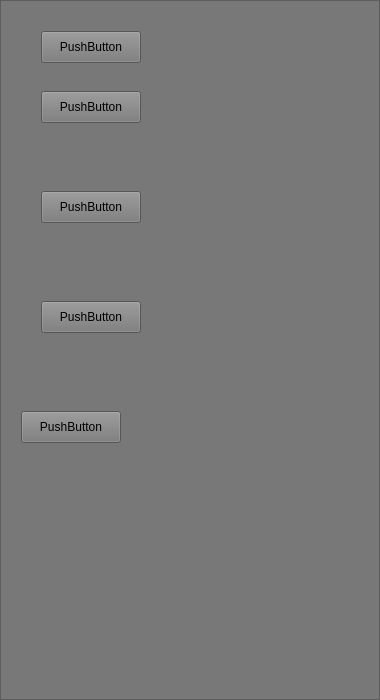
<?xml version="1.0" encoding="UTF-8"?>
<ui version="4.0">
 <class>ModelEditor</class>
 <widget class="QWidget" name="ModelEditor">
  <property name="geometry">
   <rect>
    <x>0</x>
    <y>0</y>
    <width>380</width>
    <height>700</height>
   </rect>
  </property>
  <property name="minimumSize">
   <size>
    <width>50</width>
    <height>0</height>
   </size>
  </property>
  <property name="maximumSize">
   <size>
    <width>480</width>
    <height>1000000</height>
   </size>
  </property>
  <property name="windowTitle">
   <string>Form</string>
  </property>
  <property name="styleSheet">
   <string notr="true">background-color: rgb(120, 120, 120);</string>
  </property>
  <widget class="QScrollArea" name="scrollArea">
   <property name="geometry">
    <rect>
     <x>0</x>
     <y>0</y>
     <width>380</width>
     <height>700</height>
    </rect>
   </property>
   <property name="minimumSize">
    <size>
     <width>0</width>
     <height>0</height>
    </size>
   </property>
   <property name="widgetResizable">
    <bool>true</bool>
   </property>
   <widget class="QWidget" name="scrollAreaWidgetContents">
    <property name="geometry">
     <rect>
      <x>0</x>
      <y>0</y>
      <width>378</width>
      <height>698</height>
     </rect>
    </property>
    <property name="minimumSize">
     <size>
      <width>378</width>
      <height>670</height>
     </size>
    </property>
    <widget class="QPushButton" name="pushButton">
     <property name="geometry">
      <rect>
       <x>40</x>
       <y>30</y>
       <width>100</width>
       <height>32</height>
      </rect>
     </property>
     <property name="text">
      <string>PushButton</string>
     </property>
    </widget>
    <widget class="QPushButton" name="pushButton_2">
     <property name="geometry">
      <rect>
       <x>40</x>
       <y>90</y>
       <width>100</width>
       <height>32</height>
      </rect>
     </property>
     <property name="text">
      <string>PushButton</string>
     </property>
    </widget>
    <widget class="QPushButton" name="pushButton_3">
     <property name="geometry">
      <rect>
       <x>40</x>
       <y>190</y>
       <width>100</width>
       <height>32</height>
      </rect>
     </property>
     <property name="text">
      <string>PushButton</string>
     </property>
    </widget>
    <widget class="QPushButton" name="pushButton_4">
     <property name="geometry">
      <rect>
       <x>40</x>
       <y>300</y>
       <width>100</width>
       <height>32</height>
      </rect>
     </property>
     <property name="text">
      <string>PushButton</string>
     </property>
    </widget>
    <widget class="QPushButton" name="pushButton_5">
     <property name="geometry">
      <rect>
       <x>20</x>
       <y>410</y>
       <width>100</width>
       <height>32</height>
      </rect>
     </property>
     <property name="text">
      <string>PushButton</string>
     </property>
    </widget>
   </widget>
  </widget>
 </widget>
 <resources/>
 <connections/>
</ui>
